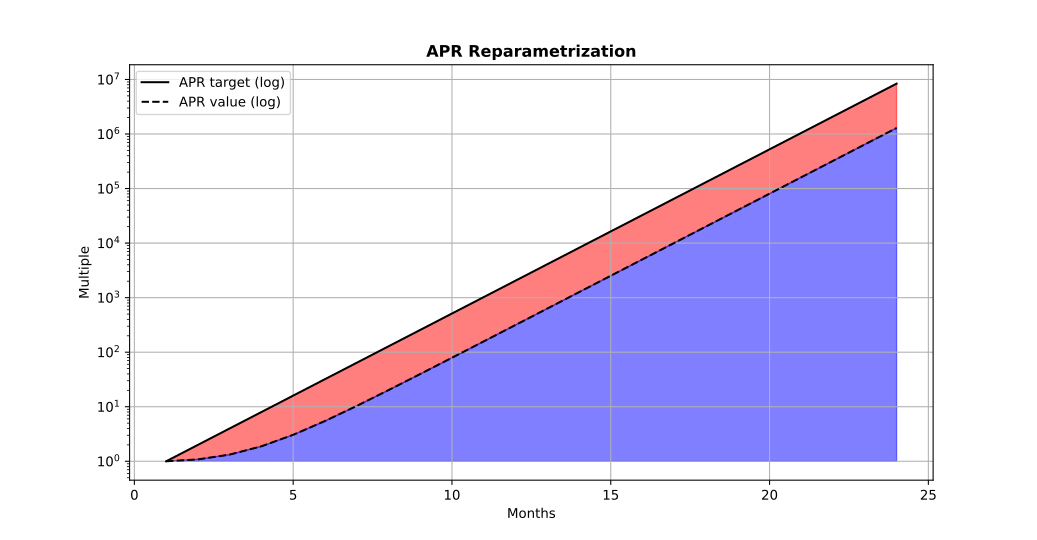

This chart was generated by the following Python code:
#!/usr/bin/env -S ipython --matplotlib=auto

#%%
import matplotlib.pyplot as pp
import numpy as np
import os

path = os.path.dirname(os.path.abspath(__file__))
path = os.path.join(path, 'apr-of.0.txt')
data = np.genfromtxt(path)
tgts = data[:,2] / 1000
aprs = data[:,1] / 1000
idxs = data[:,0]
ones = np.ones(data.shape[0])

pp.semilogy(idxs, tgts, color='black')
pp.semilogy(idxs, aprs, color='black', linestyle='--')
pp.fill_between(idxs, tgts, aprs, where=tgts>=0, color='r', alpha=0.5)
pp.fill_between(idxs, aprs, ones, where=aprs>=0, color='b', alpha=0.5)

pp.title('APR Reparametrization', fontweight='bold')
pp.legend(['APR target (log)', 'APR value (log)'])
pp.ylabel('Multiple')
pp.xlabel('Months')
pp.grid()

#%%
if __name__ == '__main__':
    pp.show(block=True)
